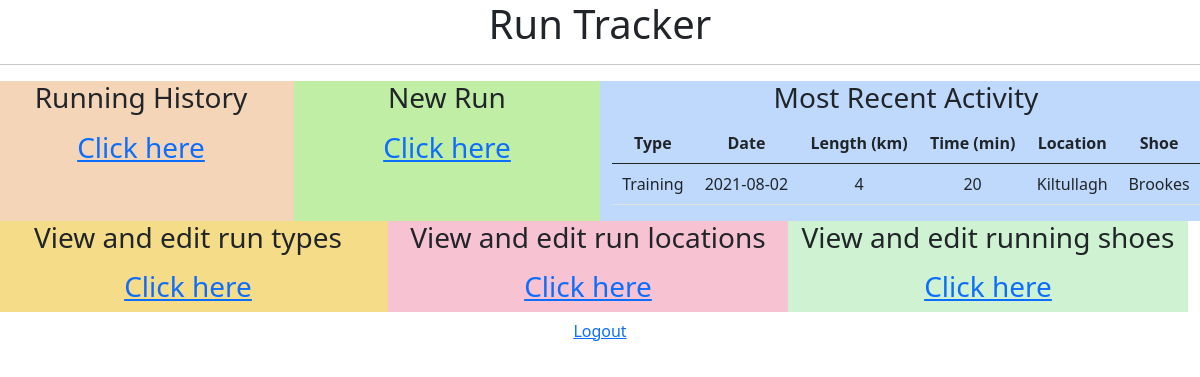
Screenshot of / (signed in) with the database file from the repository.
### Model/Run.py (models this page shows, shortened)
class Run(db.Model):
    __tablename__ = 'runs'
    id = db.Column('run_id', db.Integer, primary_key = True)
    length = db.Column(db.String(50))
    location = db.Column(db.Integer, ForeignKey('runlocation.runlocation_id'))
    time = db.Column(db.String(10))
    shoe = db.Column(db.Integer, ForeignKey('shoes.shoe_id'))
    userid = db.Column(db.Integer,ForeignKey('user.id' ))
    date = db.Column(db.String(10))
    typeofrun = db.Column(db.Integer, ForeignKey('runtype.runtype_id'))
    related_type_of_run = relationship('Runtype', backref='Run',lazy="joined")
    related_location_of_run = relationship('Runlocation', backref='Run',lazy="joined")
    related_shoe_of_run = relationship('Shoe', backref='Run',lazy="joined")

### Model/Runtype.py (models this page shows, shortened)
class Runtype(db.Model):
    __tablename__ = 'runtype'
    id = db.Column('runtype_id', db.Integer, primary_key = True)
    description = db.Column(db.String(100))
    userid = db.Column(db.Integer,ForeignKey('user.id' ))

### Model/Runlocation.py (models this page shows, shortened)
class Runlocation(db.Model):
    __tablename__ = 'runlocation'
    id = db.Column('runlocation_id', db.Integer, primary_key = True)
    description = db.Column(db.String(100))
    userid = db.Column(db.Integer,ForeignKey('user.id' ))

### Model/Shoe.py (models this page shows, shortened)
class Shoe(db.Model):
    __tablename__ = 'shoes'
    id = db.Column('shoe_id', db.Integer, primary_key = True)
    description = db.Column(db.String(100))
    max_distance = db.Column(db.Integer)
    current_distance = db.Column(db.Integer)
    remaining_distance = db.Column(db.Integer)
    userid = db.Column(db.Integer,ForeignKey('user.id' ))

### Controllers/RunController.py (the view)
@options_run.route("/")
@login_required
def run_options():
    runs = Run.query.filter_by(userid = current_user.id).order_by(desc(Run.date)).limit(1)
    return render_template('run_options.html',recent = runs)

### main.py (called while the page is built)
@login_manager.user_loader
def load_user(user_id):
    return User.query.get(int(user_id))

### Templates/run_options.html (shortened to what this page needs)
<!DOCTYPE html>
<html lang = "en">
   <head>
      <link href="https://cdn.jsdelivr.net/npm/bootstrap@5.0.2/dist/css/bootstrap.min.css" rel="stylesheet"></head>
   <body>
      <div class="col-sm-12 text-center" style="background-color:rgb(255, 255, 255);">
         <h1> Run Tracker</h1>
         </div>
      <hr/>
<div class="row">
<div class="col-sm-3 text-center" style="background-color:rgb(245, 213, 184);">
   <h3> Running History <p></p> <a href = "{{ url_for('data_run.run_data') }}"> Click here
      </a></h3>
   </div>
<div class="col-sm-3 text-center" style="background-color:rgb(191, 238, 164);">
      <h3>New Run <p></p><a href = "{{ url_for('new_run.run_new') }}"> Click here
         </a></h3>
      </div>
<div class="col-sm-6 text-center" style="background-color:rgb(190, 217, 252);">
   <h3>Most Recent Activity</h3>
         <table class="table table-hover">
         <thead>
             <tr>
                 <th>Type</th>
                 <th>Date</th>
                 <th>Length (km)</th>
                 <th>Time (min)</th>
                 <th>Location </th>
                 <th>Shoe </th>
             </tr>
         </thead>
         <tbody class="text-center">
         {% for row in recent| batch(1) %}
            {% include "run_recent.html" %}
        {% endfor %}
         </tbody>
         </table>
</div>
<div class="row">
   <div class="col-sm-4 text-center" style="background-color:rgb(245, 220, 137);">
      <h3> View and edit run types <p></p> <a href = "{{ url_for('options_type.type_options') }}"> Click here
         </a></h3>
      </div>
   <div class="col-sm-4 text-center" style="background-color:rgb(247, 195, 211);">
         <h3>View and edit run locations <p></p><a href = "{{ url_for('options_location.location_options') }}"> Click here
            </a></h3>
         </div>
   <div class="col-sm-4 text-center" style="background-color:rgb(207, 243, 210);">
            <h3>View and edit running shoes <p></p><a href = "{{ url_for('options_shoe.shoe_options') }}"> Click here
               </a></h3>
            </div>
   </div>
<div class="btn">
   <a href = "{{ url_for('auth.logout') }}"> Logout
      </a>
   </div>
</html>

### Templates/run_recent.html
<tr>
    <td>{{ row[0].related_type_of_run.description}}</td>
    <td>{{ row[0].date }}</td>
    <td>{{ row[0].length }}</td>
    <td>{{ row[0].time }}</td>
    <td>{{ row[0].related_location_of_run.description}}</td>
    <td>{{ row[0].related_shoe_of_run.description}}</td>
</tr>

### rows the page displays
Run: description "Training", date "2021-08-02", length "4", time "20", description "Kiltullagh", description "Brookes"
